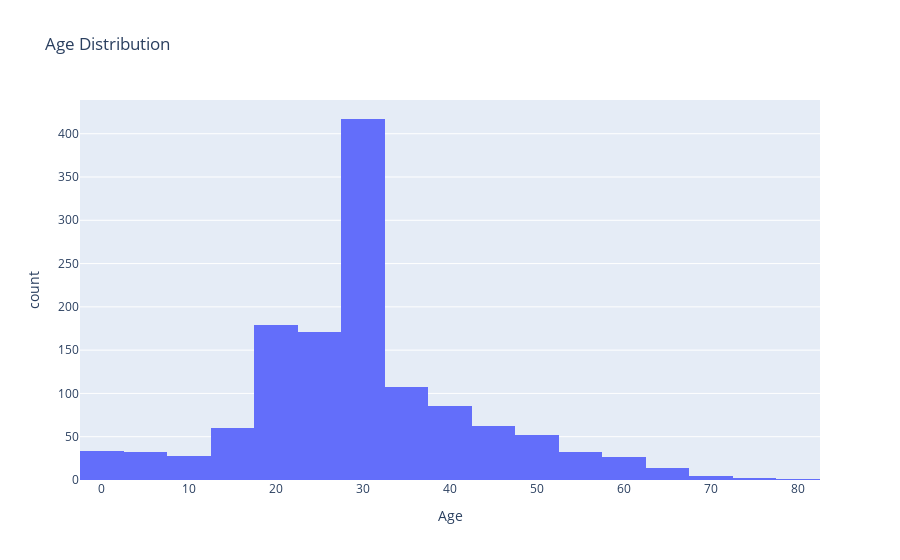

The notebook cell saved with this chart:
### Code cell
fig = px.histogram(df, x='Age', nbins=30, title='Age Distribution')
fig.show()

### Figure 1 — Plotly figure (JSON) as saved in the notebook; plotly's stock layout.template omitted (floating-point values rounded to 4 significant figures; data arrays with more than 128 entries replaced by an {"elided": "..."} marker saying what was removed)
{"data": [{"alignmentgroup": "True", "bingroup": "x", "hovertemplate": "Age=%{x}<br>count=%{y}<extra></extra>", "legendgroup": "", "marker": {"color": "#636efa", "pattern": {"shape": ""}}, "name": "", "nbinsx": 30, "offsetgroup": "", "orientation": "v", "showlegend": false, "type": "histogram", "x": {"elided": "1309 float values"}, "xaxis": "x", "yaxis": "y"}], "layout": {"barmode": "relative", "legend": {"tracegroupgap": 0}, "title": {"text": "Age Distribution"}, "xaxis": {"anchor": "y", "domain": [0, 1], "title": {"text": "Age"}}, "yaxis": {"anchor": "x", "domain": [0, 1], "title": {"text": "count"}}}}
